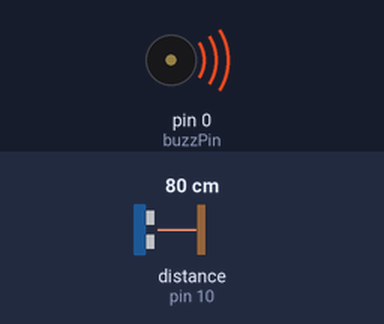
A sketch run on a simulated Arduino Uno, built with avr-gcc and run on an emulated ATmega328P. Parts: buzzer (waves = sounding, pin HIGH). Wiring (inferred from the names in the program): ultrasonic range finder: trigger pin 9; echo pin 10. The inputs (shaded band) are chosen by the test bench; at power-on: distance to the obstacle (sensor on pin 10) 80 cm. The echo pulse lasts 58.3 µs per cm; pins used as bus, display or sensor lines are not drawn.

Above: at 1.2 s.
1.3 s: distance to the obstacle (sensor on pin 10) set to 97 cm
2.8 s: distance to the obstacle (sensor on pin 10) set to 105 cm
At 3.4 s:
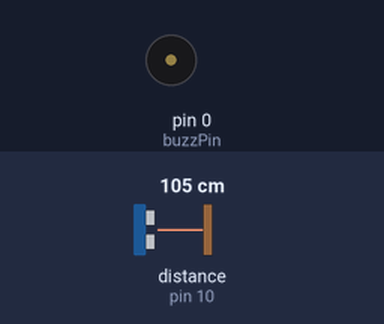
4.3 s: distance to the obstacle (sensor on pin 10) set to 2 cm
At 5.1 s:
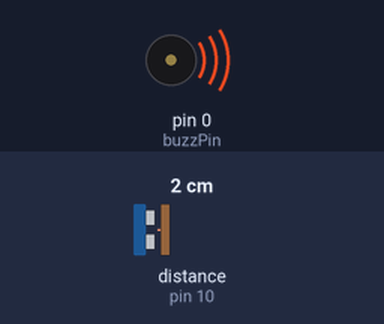
5.8 s: distance to the obstacle (sensor on pin 10) set to 120 cm
At 6.9 s:
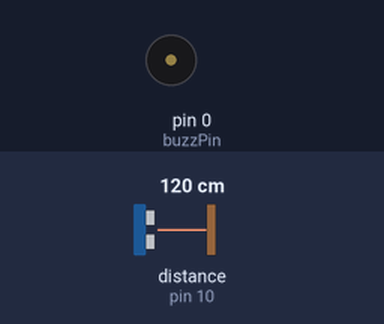
Timing chart, 0 to 8.3 s (numbered marks = the images above; inputs shaded):
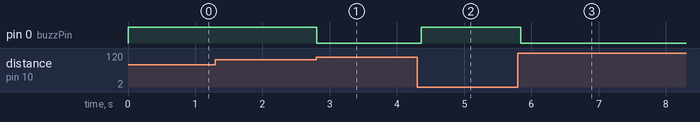

Measured:
- the behaviour switches between 101 and 102 cm on distance to the obstacle (sensor on pin 10) (found by bisection; images 0 and 1)
- after the input at 1.3 s, every drawn part: stays the same
- after the input at 2.8 s, pin 0 (buzzPin): HIGH → LOW at once
- after the input at 4.3 s, pin 0 (buzzPin): LOW → HIGH after 0.06 s
- after the input at 5.8 s, pin 0 (buzzPin): HIGH → LOW at once

The sketch:

social_distance_detector1.ino
```cpp
int const trigPin = 9;
int const echoPin = 10;
int const buzzPin = 0;
void setup()
{
pinMode(trigPin, OUTPUT); // trig pin will have pulses output
pinMode(echoPin, INPUT); // echo pin should be input to get pulse width
pinMode(buzzPin, OUTPUT); // buzz pin is output to control buzzer
}
void loop()
{
// Duration will be the input pulse width and distance will be the distance
// to the obstacle in centimeters
int duration, distance;
// Output pulse with 1ms width on trigPin
digitalWrite(trigPin, HIGH);
delay(1);
digitalWrite(trigPin, LOW);
// Measure the pulse input in echo pin
duration = pulseIn(echoPin, HIGH);
// Distance is half the duration divided by 29.1
distance = (duration/2) / 29.1;
// if distance less than 0.5 meter and more than 0 (0 or less means over range)
// Change the distance depending on your sensor
if (distance <= 100 && distance >= 0) {
// Buzzer will be on
digitalWrite(buzzPin, HIGH);
} else {
digitalWrite(buzzPin, LOW);
}
delay(60);
}
```
